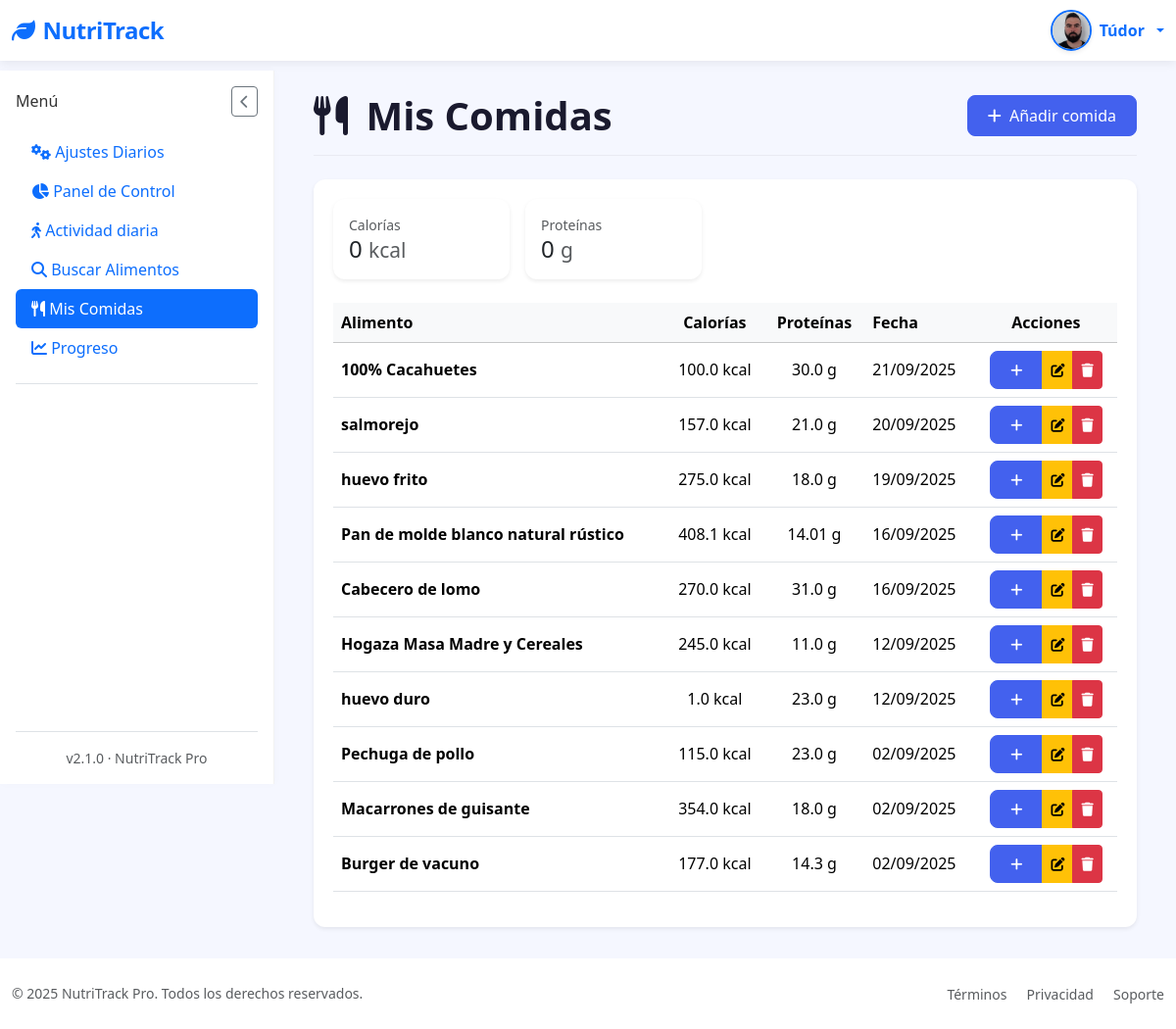
The app's page /mis-comidas (signed in) with its own data.
### tables this page shows
CREATE TABLE "loggin" (
	"id"	INTEGER,
	"username"	TEXT NOT NULL,
	"password"	TEXT,
	"email"	TEXT, google_id TEXT, full_name TEXT, birth_date TEXT, height_cm INTEGER, weight_kg INTEGER, gender TEXT, activity_level TEXT, goal TEXT, profile_photo TEXT DEFAULT NULL, preferences TEXT DEFAULT '{}',
	PRIMARY KEY("id" AUTOINCREMENT)
);

CREATE TABLE "food_entries" (
	"id"	INTEGER,
	"user_id"	INTEGER NOT NULL,
	"food_name"	TEXT NOT NULL,
	"calories"	REAL,
	"proteins"	REAL,
	"fats"	REAL,
	"carbs"	REAL,
	"date"	TIMESTAMP DEFAULT CURRENT_TIMESTAMP,
	"created_at"	TEXT,
	PRIMARY KEY("id" AUTOINCREMENT),
	FOREIGN KEY("user_id") REFERENCES "loggin"("id")
);

### app/controllers/MyfoodsController.py (the view)
@app.route('/mis-comidas')
@login_required
def mis_comidas():
    try:
        comidas = get_comidas_by_user(current_user.id)
        totales = get_totales_diarios(current_user.id)
    except Exception as e:
        current_app.logger.exception("Error al obtener comidas: %s", e)
        flash("Error al cargar tus comidas. Intenta de nuevo más tarde.", "danger")
        comidas = []
        totales = {"total_calorias": 0, "total_proteinas": 0}
    return render_template(
        'Myfoods/mis_comidas.html',
        comidas=comidas,
        total_calorias=totales["total_calorias"],
        total_proteinas=totales["total_proteinas"]
    )

### app/__init__.py (called while the page is built)
@login_manager.user_loader
def load_user(user_id):
    return User.get_by_id(user_id)

### app/conexion.py (called while the page is built)
@contextmanager
def get_db_connection():
    conn = sqlite3.connect(DATABASE)
    conn.row_factory = sqlite3.Row  # Esto permite acceso como diccionario
    try:
        yield conn
    finally:
        conn.close()

@contextmanager
def get_db_cursor():
    with get_db_connection() as conn:
        cursor = conn.cursor()
        try:
            yield cursor
            conn.commit()
        except:
            conn.rollback()
            raise

### app/controllers/UsersController.py (called while the page is built)
@app.context_processor
def inject_prefs():
    if current_user.is_authenticated:
        prefs = get_user_preferences(current_user.id)  # función que recupera las prefs
        return dict(prefs=prefs)
    return dict(prefs=None)

### app/models/LoginGoogleModel.py (called while the page is built)
    @staticmethod
    def get_by_id(user_id):
        with get_db_cursor() as cur:
            cur.execute("SELECT * FROM loggin WHERE id = ?", (user_id,))
            user = cur.fetchone()
            if user:
                return User(
                    id=user['id'],
                    username=user['username'],
                    email=user['email'] if 'email' in user.keys() else None,
                    google_id=user['google_id'] if 'google_id' in user.keys() else None,
                    profile_photo=user['profile_photo'] if 'profile_photo' in user.keys() else None
                )
        return None

### app/models/MyFoodModel.py (called while the page is built)
def _format_date_display(date_str):
    try:
        return datetime.strptime(date_str, "%Y-%m-%d").strftime("%d/%m/%Y")
    except Exception:
        return date_str or ""

def serialize_comida(row):
    if row is None:
        return None
    date_iso = row["date"]
    return {
        "id": row["id"],
        "food_name": row["food_name"],
        "calories": row["calories"],
        "proteins": row["proteins"],
        "fats": row["fats"],
        "carbs": row["carbs"],
        "date": _format_date_display(date_iso),
        "date_iso": date_iso  # para input type="date"
    }

### app/models/UsersModel.py (called while the page is built)
def get_user_preferences(user_id):
    with get_db_cursor() as cursor:
        cursor.execute("SELECT preferences FROM loggin WHERE id = ?", (user_id,))
        row = cursor.fetchone()
        try:
            return json.loads(row["preferences"]) if row and row["preferences"] else {}
        except:
            return {}

### app/templates/Myfoods/mis_comidas.html (shortened to what this page needs)
{% extends "base.html" %}
{% block section %}
<div class="page-header mb-4 d-flex justify-content-between align-items-center">
  <h1 class="page-title">
    <i class="fas fa-utensils me-2"></i> Mis Comidas
  </h1>
  <a href="{{ url_for('agregar_comida_route') }}" class="btn btn-primary">
    <i class="fas fa-plus me-1"></i> Añadir comida
  </a>
</div>
<div class="card border-0 shadow-sm">
  <div class="card-body">
    {% if comidas %}
      <div class="d-flex gap-3 mb-4 flex-wrap">
        <div class="card p-3 shadow-sm" style="min-width:180px;">
          <small class="text-muted">Calorías</small>
          <div class="h4 mb-0">{{ total_calorias }} <small class="text-muted">kcal</small></div>
        </div>
        <div class="card p-3 shadow-sm" style="min-width:180px;">
          <small class="text-muted">Proteínas</small>
          <div class="h4 mb-0">{{ total_proteinas }} <small class="text-muted">g</small></div>
        </div>
      </div>
      <div class="table-responsive">
        <table class="table table-hover align-middle">
          <thead class="table-light">
            <tr>
              <th>Alimento</th>
              <th class="text-center">Calorías</th>
              <th class="text-center">Proteínas</th>
              <th>Fecha</th>
              <th class="text-center">Acciones</th>
            </tr>
          </thead>
          <tbody>
            {% for comida in comidas %}
            <tr>
              <td><strong>{{ comida['food_name'] }}</strong></td>
              <td class="text-center">{{ comida['calories'] }} kcal</td>
              <td class="text-center">{{ comida['proteins'] }} g</td>
              <td>{{ comida['date'] }}</td>
              <td class="text-center">
                <div class="btn-group">
                  <button type="button" class="btn btn-sm btn-primary"
                          onclick="duplicarComida('{{ comida['id'] }}','{{ comida['food_name'] }}')">
                    <i class="fas fa-plus"></i>
                  </button>
                  <button type="button" class="btn btn-sm btn-warning"
                          onclick="editarComida('{{ comida['id'] }}','{{ comida['food_name'] }}','{{ comida['calories'] }}','{{ comida['proteins'] }}','{{ comida['carbs'] }}','{{ comida['fats'] }}','{{ comida['date_iso'] }}')">
                    <i class="fas fa-edit"></i>
                  </button>
                  <button type="button" class="btn btn-sm btn-danger"
                          onclick="eliminarComida('{{ comida['id'] }}','{{ comida['food_name'] }}')">
                    <i class="fas fa-trash"></i>
                  </button>
                </div>
              </td>
            </tr>
            {% endfor %}
          </tbody>
        </table>
      </div>
    {% endif %}
  </div>
</div>
{% endblock %}

### app/templates/base.html (shortened to what this page needs)
<!DOCTYPE html>
<html lang="es" data-bs-theme="{% if prefs and prefs.dark_mode %}dark{% else %}light{% endif %}">
<head>
    <link href="https://cdn.jsdelivr.net/npm/bootstrap@5.3.2/dist/css/bootstrap.min.css" rel="stylesheet">
    <link rel="stylesheet" href="https://cdn.jsdelivr.net/npm/bootstrap-icons@1.11.1/font/bootstrap-icons.css">
    <link rel="stylesheet" href="https://cdnjs.cloudflare.com/ajax/libs/font-awesome/6.5.2/css/all.min.css" />
    <link href="https://cdn.jsdelivr.net/npm/sweetalert2@11/dist/sweetalert2.min.css" rel="stylesheet">
    <link rel="stylesheet" href="{{ url_for('static', filename='styles/Stylebase.css') }}">
</head>
<body>
    <nav class="navbar navbar-expand-lg navbar-light bg-white">
        <div class="container-fluid">
            <a class="navbar-brand text-primary" href="{{ url_for('logout') }}">
                <i class="fas fa-leaf me-2"></i>NutriTrack
            </a>
            <div class="d-flex align-items-center ms-auto">
  {% if current_user.is_authenticated %}
  <div class="dropdown">
    <a href="#" class="d-flex align-items-center text-decoration-none dropdown-toggle" id="userDropdown" data-bs-toggle="dropdown" aria-expanded="false" style="gap: 0.5rem;">
      {% if current_user.profile_photo %}
        <img src="{{ url_for('static', filename='images/profile_photo/' + current_user.profile_photo) }}"
            alt="Avatar"
            class="rounded-circle shadow-sm"
            style="width: 42px; height: 42px; object-fit: cover; border: 2px solid #0d6efd;">
      {% else %}
        <div class="user-avatar bg-primary text-white rounded-circle d-flex justify-content-center align-items-center shadow-sm"
             style="width: 42px; height: 42px; font-weight: 700; font-size: 1.1rem; user-select: none;">
          {{ current_user.username[0]|upper }}
        </div>
      {% endif %}
      <span class="d-none d-sm-inline fw-semibold text-primary" style="font-size: 1rem;">
        {{ current_user.username }}
      </span>
    </a>
  </div>
  {% endif %}
</div>
        </div>
    </nav>
    <div class="container-fluid flex-grow-1">
        <div class="row h-100 g-0">
            <nav class="sidebar d-flex flex-column p-3" id="sidebar">
                <div class="d-flex justify-content-between align-items-center mb-3">
                    <h6 class="sidebar-title mb-0">Menú</h6>
                    <button id="closeSidebarBtn" class="btn btn-sm btn-outline-secondary d-lg-block">
                        <i class="fas fa-chevron-left"></i>
                    </button>
                </div>
                <ul class="nav nav-pills flex-column mb-auto">
                    <li>
                        <a href="{{ url_for('settings') }}" class="nav-link {% if request.path == url_for('settings') %}active{% endif %}">
                            <i class="fas fa-cogs"></i> Ajustes Diarios
                        </a>
                    </li>
                    <li>
                        <a href="{{ url_for('dashboard') }}" class="nav-link {% if request.path == url_for('dashboard') %}active{% endif %}">
                            <i class="fas fa-chart-pie"></i> Panel de Control
                        </a>
                    </li>
                    <li>
                        <a href="{{ url_for('activity') }}" class="nav-link {% if request.path == url_for('activity') %}active{% endif %}">
                            <i class="fas fa-walking"></i> Actividad diaria
                        </a>
                    </li>
                    <li>
                        <a href="{{ url_for('search_food') }}" class="nav-link {% if request.path == url_for('search_food') %}active{% endif %}">
                            <i class="fas fa-search"></i> Buscar Alimentos
                        </a>
                    </li>
                    <li>
                        <a href="{{ url_for('mis_comidas') }}" class="nav-link {% if request.path == url_for('mis_comidas') %}active{% endif %}">
                            <i class="fas fa-utensils"></i> Mis Comidas
                        </a>
                    </li>
                    <li>
                        <a href="{{ url_for('progreso') }}" class="nav-link {% if request.path == url_for('progreso') %}active{% endif %}">
                            <i class="fas fa-chart-line"></i> Progreso
                        </a>
                    </li>
                    <li class="pt-3 mt-3 border-top">
                    </li>
                </ul>
                <div class="mt-auto pt-3 border-top text-center small text-muted">
                    v2.1.0 · NutriTrack Pro
                </div>
            </nav>
            <main class="main-content" id="mainContent">
                {% block section %}{% endblock %}
            </main>
        </div>
    </div>
    <footer class="bg-white py-4 mt-auto">
        <div class="container-fluid">
            <div class="row align-items-center">
                <div class="col-md-6 text-center text-md-start">
                    <p class="mb-0 small text-muted">&copy; 2025 NutriTrack Pro. Todos los derechos reservados.</p>
                </div>
                <div class="col-md-6 text-center text-md-end">
                    <a href="#" class="text-decoration-none small text-muted me-3">Términos</a>
                    <a href="#" class="text-decoration-none small text-muted me-3">Privacidad</a>
                    <a href="#" class="text-decoration-none small text-muted">Soporte</a>
                </div>
            </div>
        </div>
    </footer>
</body>
</html>

### app/static/styles/StyleBase.css (style rules this page uses)
:root { --primary-color: #4361ee; --secondary-color: #3f37c9; --accent-color: #4cc9f0; --dark-color: #1a1a2e; --light-color: #f8f9fa; --success-color: #4bb543; }
body { font-family: 'Segoe UI', system-ui, -apple-system, sans-serif; background-color: #f5f7ff; color: #333; min-height: 100vh; display: flex; flex-direction: column; overflow-x: hidden; }
.navbar-brand { font-weight: 700; font-size: 1.5rem; letter-spacing: -0.5px; }
.navbar { box-shadow: 0 2px 10px rgba(0, 0, 0, 0.08); background: white !important; position: relative; z-index: 1100; }
.container-fluid.flex-grow-1 { display: flex; flex-direction: column; min-height: calc(100vh - 72px - 70px); padding-left: 0; padding-right: 0; }
.row.h-100 { display: flex; flex-grow: 1; flex-wrap: nowrap; margin-left: 0; margin-right: 0; width: 100%; }
.sidebar { width: 280px; background: white; position: sticky; top: 72px; border-right: 1px solid rgba(0, 0, 0, 0.05); box-shadow: 1px 0 10px rgba(0, 0, 0, 0.02); transition: all 0.3s ease; z-index: 100; display: flex; flex-direction: column; flex-shrink: 0; height: calc(100vh - 72px); padding: 1rem; }
.main-content { flex-grow: 1; flex-basis: 0; padding: 2rem 2.5rem; background-color: #f5f7ff; overflow-y: auto; }
.card-body { padding: 1.25rem; }
.card-body { flex-grow: 1; }
.card { border: none; border-radius: 12px; box-shadow: 0 4px 12px rgba(0, 0, 0, 0.05); transition: transform 0.2s ease, box-shadow 0.2s ease; }
.btn-primary { background-color: var(--primary-color); border-color: var(--primary-color); font-weight: 500; padding: 8px 20px; border-radius: 8px; }
.table { --bs-table-bg: transparent; }
.table > thead { background-color: rgba(67, 97, 238, 0.1); color: var(--primary-color); }
.page-header { display: flex; justify-content: space-between; align-items: center; margin-bottom: 2rem; padding-bottom: 1rem; border-bottom: 1px solid rgba(0, 0, 0, 0.05); }
.page-title { font-weight: 700; color: var(--dark-color); margin: 0; }

### records on screen
loggin: profile_photo (picture), username "Túdor"
food_entries: food_name "100% Cacahuetes", calories "100.0", proteins "30.0", date "21/09/2025"
food_entries: food_name "salmorejo", calories "157.0", proteins "21.0", date "20/09/2025"
food_entries: food_name "huevo frito", calories "275.0", proteins "18.0", date "19/09/2025"
food_entries: food_name "Pan de molde blanco natural rústico", calories "408.1", proteins "14.01", date "16/09/2025"
food_entries: food_name "Cabecero de lomo", calories "270.0", proteins "31.0", date "16/09/2025"
food_entries: food_name "Hogaza Masa Madre y Cereales", calories "245.0", proteins "11.0", date "12/09/2025"
food_entries: food_name "huevo duro", calories "1.0", proteins "23.0", date "12/09/2025"
food_entries: food_name "Pechuga de pollo", calories "115.0", proteins "23.0", date "02/09/2025"
food_entries: food_name "Macarrones de guisante", calories "354.0", proteins "18.0", date "02/09/2025"
food_entries: food_name "Burger de vacuno", calories "177.0", proteins "14.3", date "02/09/2025"

### other values on screen
{{ total_calorias }} "0"
{{ total_proteinas }} "0"
